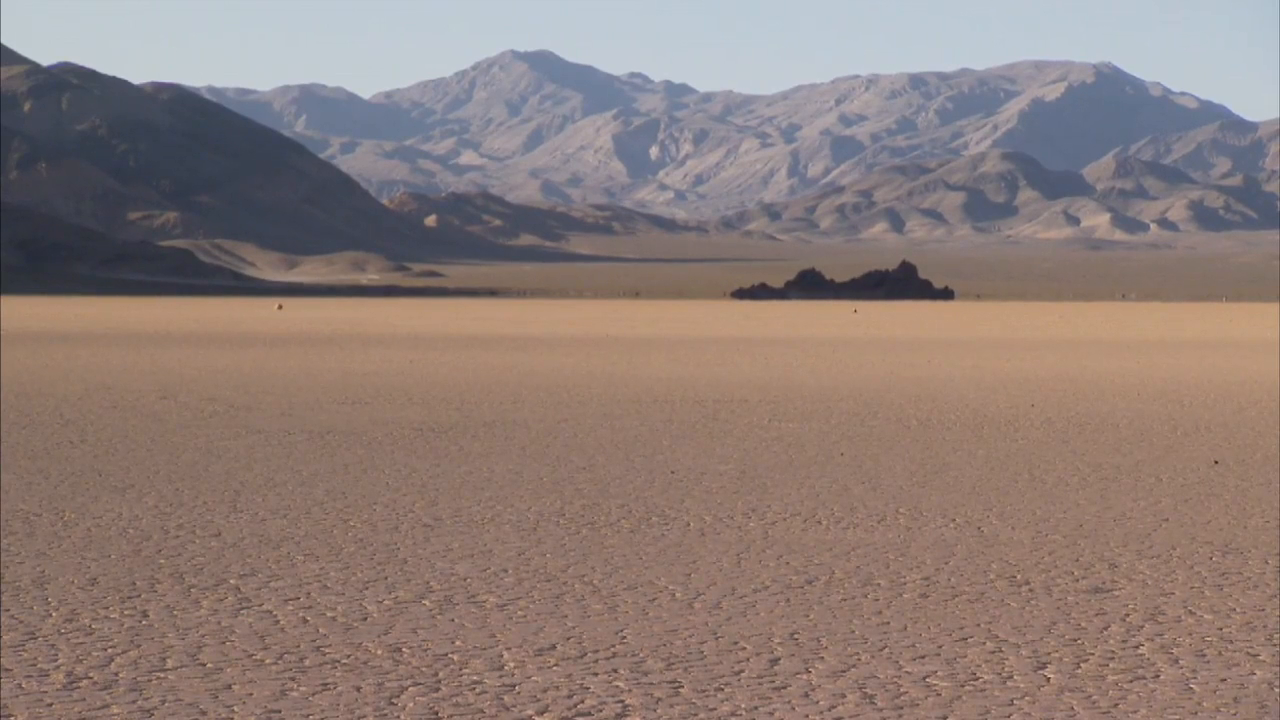
#> input picture frame 24 of scripts/nuke_desert_relay/assets/plate-8s.mp4, 1280 x 720 px
$ python analyze_motion.py
#> lines starting #> are read from the running program, lines starting #| are printed output that depends on the picture
"""Offline plate analysis only; optical flow is not a Nuke tracker or 3D solve."""
from pathlib import Path
import hashlib
import json
import cv2
import numpy as np


def main():
    root = Path(__file__).resolve().parent
    path = root / "assets/plate-8s.mp4"
    cv2.setNumThreads(1)
    capture = cv2.VideoCapture(str(path))
    ok, first = capture.read()
#> first is the input picture: shape (720, 1280, 3); mean B, G, R 120.3, 125.3, 141.7
    if not ok:
        raise SystemExit("No first video frame")
    base = cv2.cvtColor(first, cv2.COLOR_BGR2GRAY)
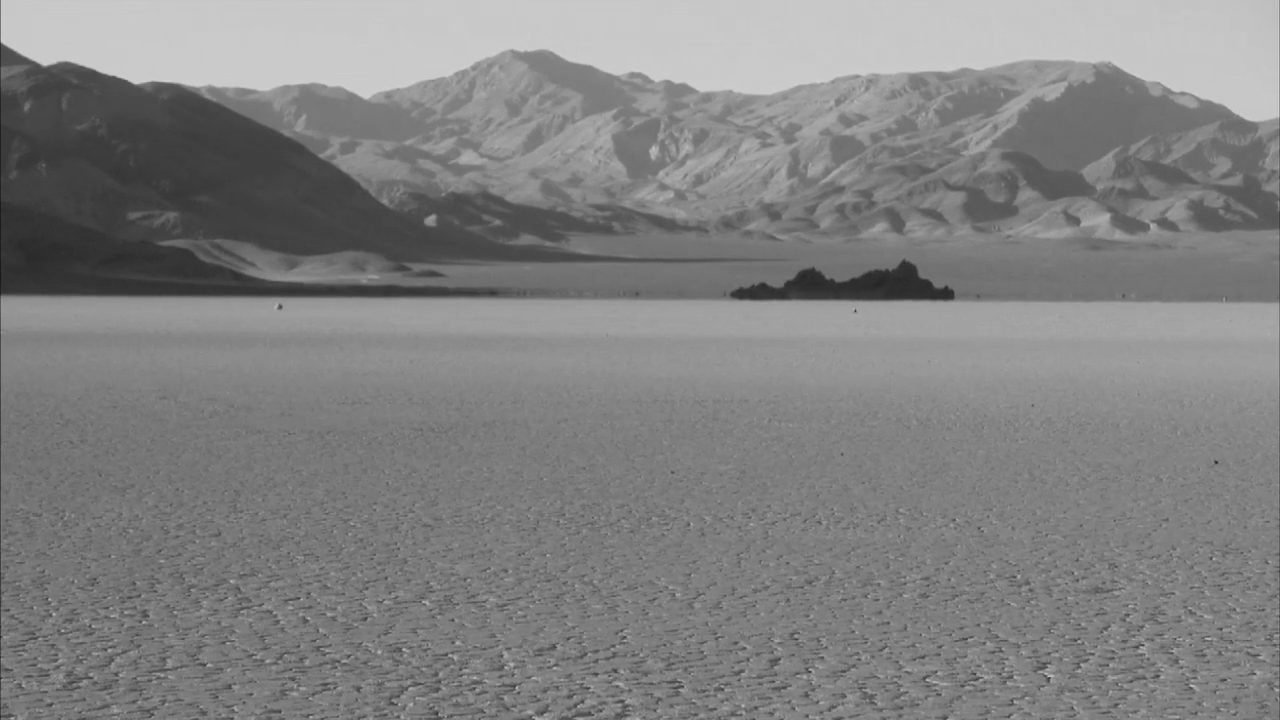
#> base: shape (720, 1280); min 26, max 210, mean 129.6
    mask = np.zeros_like(base)
    mask[310:690, 40:1240] = 255
    points = cv2.goodFeaturesToTrack(base, maxCorners=600, qualityLevel=0.02, minDistance=12, mask=mask)
#> points = 600 rows, first 8: [1050, 678], [926, 680], [1217, 462], [403, 649], [855, 311], [1119, 684], [505, 667], [49, 599]
    if points is None or len(points) < 30:
        raise SystemExit("Insufficient ground features")
    frames = [{"frame": 1, "dx_px": 0.0, "dy_px": 0.0, "scale": 1.0, "rotation_deg": 0.0, "median_error_px": 0.0, "tracks": len(points)}]
    hashes = {hashlib.sha256(first.tobytes()).hexdigest()}
#> hashes = 1 item
    while True:
        ok, current = capture.read()
        if not ok:
            break
        hashes.add(hashlib.sha256(current.tobytes()).hexdigest())
        gray = cv2.cvtColor(current, cv2.COLOR_BGR2GRAY)
        tracked, valid, _ = cv2.calcOpticalFlowPyrLK(base, gray, points, None, winSize=(31, 31), maxLevel=4)
#> tracked = 600 rows, first 8: [1050, 678], [925.8, 680], [1217.1, 462], [403, 648.9], [854.9, 310.9], [1118.9, 684], [504.8, 667], [48.98, 598.9]; valid = 600 values from 1 to 1
        keep = valid[:, 0] == 1
        p = points[keep, 0, :]
#> p = 600 pairs, first value 40 to 1239, second value 311 to 689
        q = tracked[keep, 0, :]
#> q = 600 pairs, first value 40 to 1239, second value 310.9 to 689
        affine, inliers = cv2.estimateAffinePartial2D(p, q, method=cv2.RANSAC, ransacReprojThreshold=1.5)
#> affine = [[1, 3.53e-05, -0.0504], [-3.53e-05, 1, -0.023]]; inliers = 600 values from 1 to 1
        if affine is None or inliers is None or int(inliers.sum()) < 30:
            raise SystemExit("Motion fit has insufficient inliers at frame %d" % (len(frames) + 1))
        keep = inliers[:, 0] == 1
        predicted = p @ affine[:, :2].T + affine[:, 2]
#> predicted = 600 pairs, first value 39.97 to 1239, second value 310.9 to 689
        error = np.linalg.norm(predicted[keep] - q[keep], axis=1)
#> error = 600 values, max 0.209 at index 182, min 0.00259 at index 236, mean 0.061
        scale = float(np.hypot(affine[0, 0], affine[1, 0]))
#> scale = 1
        frames.append({"frame": len(frames) + 1, "dx_px": float(affine[0, 2]), "dy_px": float(affine[1, 2]),
                       "scale": scale, "rotation_deg": float(np.degrees(np.arctan2(affine[1, 0], affine[0, 0]))),
                       "median_error_px": float(np.median(error)), "tracks": int(keep.sum())})
    capture.release()
    result = {
        "scope": "Offline ground-feature partial-affine fit from each decoded frame to the first. Not Nuke Tracker4, lens calibration, camera solve, or final matchmove acceptance.",
        "plate_sha256": hashlib.sha256(path.read_bytes()).hexdigest(), "opencv_version": cv2.__version__,
        "frames_decoded": len(frames), "unique_decoded_frames": len(hashes), "feature_roi_xyxy_px": [40, 310, 1240, 690],
        "max_translation_px": max(float(np.hypot(f["dx_px"], f["dy_px"])) for f in frames),
        "max_scale_delta": max(abs(f["scale"] - 1) for f in frames),
        "max_rotation_deg": max(abs(f["rotation_deg"]) for f in frames),
        "max_median_fit_error_px": max(f["median_error_px"] for f in frames),
        "minimum_inlier_tracks": min(f["tracks"] for f in frames), "frames": frames,
    }
    (root / "motion-analysis.json").write_text(json.dumps(result, indent=2) + "\n", encoding="utf-8")
    print(json.dumps({k: v for k, v in result.items() if k != "frames"}, indent=2))


if __name__ == "__main__":
    main()
